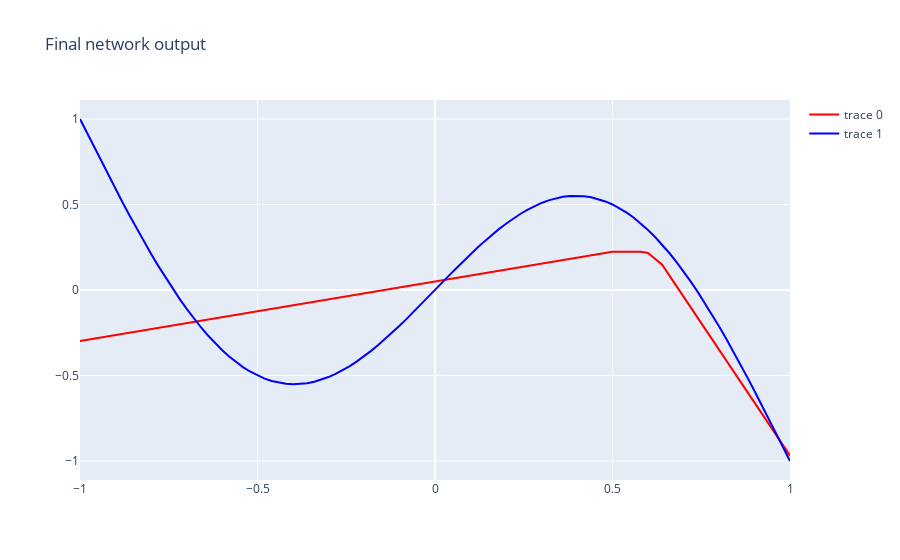

Notebook code for this chart:
### Code cell
# Plot final network output
data = [go.Scatter(
    x=x[:, 0], y=func(0, x.to(device)).cpu().detach()[:, 0], line_color='red'
), go.Scatter(
    x=x[:, 0], y=y[:, 0] - x[:, 0], line_color='blue'
)]
go.Figure(data, dict(title="Final network output")).show()
